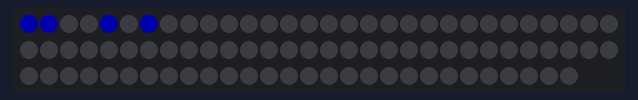
The sketch below on a simulated Arduino Uno, built with avr-gcc and run on an emulated ATmega328P. Parts: 88 RGB LEDs in strip order, left to right, continuing on the next row. Dim RGB values are drawn brighter than linear; random numbers use the default seed unless the sketch sets one; what the sketch prints to the serial monitor is not drawn.

Above: at 0.11 s.

The sketch:

General_pattern.ino
```cpp
#include <Adafruit_NeoPixel.h>
#ifdef __AVR__
#include <avr/power.h> // Required for 16 MHz Adafruit Trinket
#endif

Adafruit_NeoPixel pixels(88, 6, NEO_GRB + NEO_KHZ800); //(NUMPIXELS, PIN).

#define DELAYVAL 200 // Time (in milliseconds) to pause between pixels

//Lists for rows:
int pixel[] = {0,2,4,6,8,10,11,13,15,17,19,21,22,24,26,28,30,32,33,35,37,39,41,43,44,46,48,50,52,54,55,57,59,61,63,65,66,68,70,72,74,76,77,79,81,83,85,87};

int pixel_list[] = {0,2,4,6,8,10,11,13,15,17,19,21,22,24,26,28,30,32,33,35,37,39,41,43,44,46,48,50,52,54,55,57,59,61,63,65,66,68,70,72,74,76,77,79,81,83,85,87};

void randomize_pixels(){
  const int pixelCount = sizeof pixel_list / sizeof pixel_list[0];
  for (int i=0; i < pixelCount; i++) {
     int n = random(0, pixelCount);  // Integer from 0 to questionCount-1
     int temp = pixel_list[n];
     pixel_list[n] =  pixel_list[i];
     pixel_list[i] = temp;
  }
}

//int rand_pixel[48] = {0};
//
//for (int i = 1; i < sizeof(pixel_list)/sizeof(pixel_list[0]); i++) {
//  int n = random(0,sizeof(pixel_list);
//  rand_pixel[i] = pixel_list[n];
//
//}

int row[][6] = {{0, 2, 4, 6, 8, 10},
                {11, 13, 15, 17, 19, 21},
                {22, 24, 26, 28, 30, 32},
                {33, 35, 37, 39, 41, 43},
                {44, 46, 48, 50, 52, 54},
                {55, 57, 59, 61, 63, 65},
                {66, 68, 70, 72, 74, 76},
                {77, 79, 81, 83, 85, 87}};

//List for circles (starting from the outside).
int circle[][8] = {{pixel[5], pixel[6], pixel[17], pixel[18], pixel[29], pixel[30], pixel[41], pixel[42]},
                   {pixel[4], pixel[7], pixel[16], pixel[19], pixel[28], pixel[31], pixel[40], pixel[43]},
                   {pixel[3], pixel[8], pixel[15], pixel[20], pixel[27], pixel[32], pixel[39], pixel[44]},
                   {pixel[2], pixel[9], pixel[14], pixel[21], pixel[26], pixel[33], pixel[38], pixel[45]},
                   {pixel[1], pixel[10], pixel[13], pixel[22], pixel[25], pixel[34], pixel[37], pixel[46]},
                   {pixel[0], pixel[11], pixel[12], pixel[23], pixel[24], pixel[35], pixel[36], pixel[47]}};

//List of colours.
uint32_t none = pixels.Color(0,0,0);

uint32_t red = pixels.Color(255,0,0);
uint32_t green = pixels.Color(0,255,0);
uint32_t blue = pixels.Color(0,0,255);
uint32_t pink = pixels.Color(255,0,144);
uint32_t white = pixels.Color(255,255,255);

//Variable for single leds.
int led;

void setup() {
  pixels.begin(); // INITIALIZE NeoPixel strip object (REQUIRED)
  Serial.begin(9600);
  Serial.println("test");
  randomize_pixels();
}

void loop() {

  //pixels.clear(); // Set all pixel colors to 'off'
  //pixels.show();
  //lightSpiral(blue);
  //lightSpiral(none);
//  lightCircle(green);
//  lightCircle(none);
//  flashAll(pink);
//  flashAll(none);
  //int rand_led = pixel[random(0,48)];
  //chooseLed(rand_led,green);
  //chooseLed(rand_led,none);
  zoomInOut(blue);
  zoomInOut(green);
  zoomInOut(red);
}

void flashAll(uint32_t color){
  for (int i=0; i < sizeof(pixel_list)/sizeof(pixel_list[0]); i++){
    chooseLed(pixel_list[i],color);
    delay(DELAYVAL);
    }
  }


  // The first NeoPixel in a strand is #0, second is 1, all the way up
  // to the count of pixels minus one.

  void chooseLed(int index, uint32_t color){
    //Chooses an led by index and changes variable "led" to that spesific led-index.
    //Turns light on.
    led = index;
    pixels.setPixelColor(led, color);
    pixels.show();   // Send the updated pixel colors to the hardware.
    delay(DELAYVAL); // Pause before next pass through loop
  }

  void colorAll(uint32_t color){ //lights all by turn.
    for(int i=0; i<88; i= i+2) { // For each pixel...
       // pixels.Color() takes RGB values, from 0,0,0 up to 255,255,255
       // Here we're using a moderately bright green color:
       pixels.setPixelColor(i, color);

       pixels.show();   // Send the updated pixel colors to the hardware.

       delay(DELAYVAL); // Pause before next pass through loop
    }
  }

  void lightSpiral(uint32_t color){
    for (int i = 0; i < sizeof(row)/sizeof(row[0]); i = i+1){
      for (int j = 0; j < sizeof(row[i])/sizeof(row[i][0]); j = j+1){
         pixels.setPixelColor(row[i][j], color);
         //delay(DELAYVAL); // Pause before next pass through loop
         //pixels.show();
         Serial.print(sizeof(row[i])/sizeof(row[i][0]));
         Serial.println(" " + (String)i + " " + (String)j);
         pixels.show();
      }
         // Send the updated pixel colors to the hardware.
      delay(DELAYVAL); // Pause before next pass through loop
    }
  }

  void lightCircle(uint32_t color){
    for (int i = 0; i < sizeof(circle)/sizeof(circle[0]); i ++){
      for (int j = 0; j < sizeof(circle[i])/sizeof(circle[i][0]); j ++){

         pixels.setPixelColor(circle[i][j], color);
         //delay(DELAYVAL); // Pause before next pass through loop
         //pixels.show();
         Serial.print(sizeof(circle[i])/sizeof(circle[i][0]));
         Serial.println(" " + (String)i + " " + (String)j);
      }
      pixels.setBrightness(50);
      pixels.show();   // Send the updated pixel colors to the hardware.
      delay(DELAYVAL); // Pause before next pass through loop
    }
  }

  void zoomOutIn(uint32_t color){
     for (int i = 0; i < (sizeof(circle)/sizeof(circle[0])); i ++){
      for (int j = 0; j < sizeof(circle[i])/sizeof(circle[i][0]); j ++){

         pixels.setPixelColor(circle[i][j], color);
         if (i>0){
             pixels.setPixelColor(circle[i-1][j], none);
         }
         //pixels.show();
      }
      pixels.setBrightness(50);
      pixels.show();   // Send the updated pixel colors to the hardware.
      delay(DELAYVAL); // Pause before next pass through loop
      if(i == 5){
        for (int j = 0; j < sizeof(circle[i])/sizeof(circle[i][0]); j ++){
          pixels.setPixelColor(circle[i][j], none);
        }
      }
    }
  }

  void zoomInOut(uint32_t color){
     for (int i = (sizeof(circle)/sizeof(circle[0])); i >= 0; i --){
      for (int j = sizeof(circle[i])/sizeof(circle[i][0]); j >= 0; j --){

         pixels.setPixelColor(circle[i][j], color);
         if (i<(sizeof(circle)/sizeof(circle[0]))){
            pixels.setPixelColor(circle[i+1][j], none);
         }
      }
      pixels.setBrightness(50);
      pixels.show();   // Send the updated pixel colors to the hardware.
      delay(DELAYVAL); // Pause before next pass through loop
      if(i == 0){
        for (int j = 0; j < sizeof(circle[i])/sizeof(circle[i][0]); j ++){
          pixels.setPixelColor(circle[i][j], none);
        }
      }
    }
  }
```
